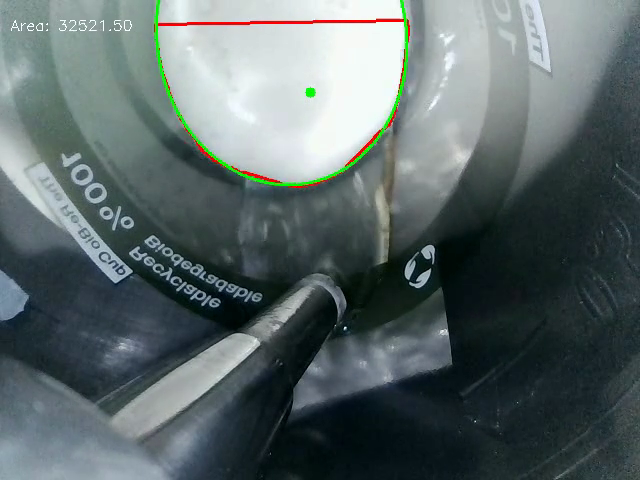
#> input picture frame 27 of output4e.mp4, 640 x 480 px, given in place of 4.mp4, which was not available
$ python video_ellipse_estimator2.py
#> lines starting #> are read from the running program, lines starting #| are printed output that depends on the picture; after the words box and inside, x2 and y2 are one past the last pixel; in counts of white or black regions, pixels touching at a corner belong together; pictures that were not available may be replaced by others from this repository, and a replacement may not be noted
### kmeans_test.py
# Configura la cartella delle immagini
image_folder = "frames5"  # Cambia con il percorso della tua cartella
points = 'points_to_crop.txt'
clusters = 2  # Numero di cluster per K-means

import cv2
import numpy as np
from sklearn.cluster import KMeans
from skimage.feature import local_binary_pattern
import matplotlib.pyplot as plt

def preprocess_and_segment(img, n_clusters=3):
    # Leggi l'immagine
    if img is None:
        raise ValueError("Impossibile leggere l'immagine")

    # Converti in scala di grigi
    gray = cv2.cvtColor(img, cv2.COLOR_BGR2GRAY)

    # 1. Aumenta il contrasto con CLAHE
    clahe = cv2.createCLAHE(clipLimit=2.0, tileGridSize=(8,8))
    img_clahe = clahe.apply(gray)

    # 2. Applica filtro bilaterale per ridurre il rumore preservando i bordi
    bilateral = cv2.bilateralFilter(img_clahe, 9, 75, 75)

    # 3. Calcola LBP per le texture
    radius = 1
    n_points = 8 * radius
    lbp = local_binary_pattern(gray, n_points, radius, method='uniform')

    # 4. Estrai canale V dallo spazio HSV
    hsv = cv2.cvtColor(img, cv2.COLOR_BGR2HSV)
    v_channel = hsv[:,:,2]

    # Normalizza tutte le features tra 0 e 1
    bilateral_norm = bilateral / 255.0
    lbp_norm = (lbp - lbp.min()) / (lbp.max() - lbp.min())
    v_norm = v_channel / 255.0

    # Combina le features
    h, w = gray.shape
    features = np.column_stack([
        bilateral_norm.reshape(-1),
        lbp_norm.reshape(-1),
        v_norm.reshape(-1)
    ])

    # Applica k-means
    kmeans = KMeans(n_clusters=n_clusters, random_state=42)
    labels = kmeans.fit_predict(features)

    # Riorganizza i labels in forma di immagine
    segmented = labels.reshape(h, w)

    # Identifica il cluster della schiuma (assumiamo sia il cluster più chiaro)
    cluster_means = []
    for i in range(n_clusters):
        cluster_mean = np.mean(bilateral_norm.reshape(-1)[labels == i])
        cluster_means.append((i, cluster_mean))

    # Ordina i cluster per luminosità media
    foam_cluster = max(cluster_means, key=lambda x: x[1])[0]

    # Crea maschera binaria per la schiuma
    foam_mask = (segmented == foam_cluster).astype(np.uint8) * 255

    return img, segmented, foam_mask

# [53 lines left out: functions visualize_results, main, not called in this run]

# Uso
# [3 lines that do not run on import are left out]

### video_ellipse_estimator2.py
import cv2
import numpy as np
import os
from kmeans import segment_image, find_largest_cluster_contours, isolate_foam, remove_region
from tqdm import tqdm
from kmeans_test import preprocess_and_segment
use_kmeans = False

# [14 lines left out: function load_and_preprocess_image, not called in this run]

def remove_region_from_edges(image, path):
    if not os.path.exists(path):
        return image

    with open(path, 'r') as file:
        points = [tuple(map(int, line.strip().split(','))) for line in file]

    height, width = image.shape
    bottom_left = (0, height)
    points.append(bottom_left)
    mask = np.zeros(image.shape, dtype=np.uint8)
    points = np.array(points, dtype=np.int32)
    cv2.fillPoly(mask, [points], 255)
    return cv2.bitwise_and(image, image, mask=~mask)

def find_inner_contour(edges, center, prev_contour=None, alpha=0.7, num_rays=360, window_size=50, history=None, history_length=5):
    height, width = edges.shape
    angles = np.linspace(0, 2 * np.pi, num_rays)
    candidate_points = []
    distances = []

    for angle in angles:
        found_point = False
        for r in range(1, min(width, height)):
            x = int(center[0] + r * np.cos(angle))
            y = int(center[1] + r * np.sin(angle))

            if 0 <= x < width and 0 <= y < height and edges[y, x] > 0:
                dist = np.sqrt((x - center[0])**2 + (y - center[1])**2)
                candidate_points.append([x, y])
                distances.append(dist)
                found_point = True
                break

        if not found_point:
            candidate_points.append(None)
            distances.append(None)

    final_points = []
    half_window = window_size // 2

    for i in range(len(candidate_points)):
        if candidate_points[i] is None:
            continue

        local_distances = [distances[idx] for j in range(-half_window, half_window + 1)
                           if (idx := (i + j) % len(distances)) is not None and distances[idx] is not None]

        if not local_distances:
            continue

        local_mean = np.mean(local_distances)
        local_std = np.std(local_distances)
        current_dist = distances[i]

        lower_threshold = local_mean - 1 * local_std / 2
        upper_threshold = local_mean + 1 * local_std

        if lower_threshold <= current_dist <= upper_threshold:
            final_points.append(candidate_points[i])

    if len(final_points) < 3:
        return prev_contour

    new_contour = np.array(final_points, dtype=np.int32).reshape((-1, 1, 2))

    if prev_contour is not None and prev_contour.shape == new_contour.shape:
        new_contour = (alpha * prev_contour + (1 - alpha) * new_contour).astype(np.int32)

    # Mantiene una storia dei contorni e ne calcola la media
    if history is not None:
        history.append(new_contour)
        if len(history) > history_length:
            history.pop(0)
        avg_contour = np.mean(np.array(history), axis=0).astype(np.int32)
        return avg_contour

    return new_contour


def calculate_contour_area(contour):
    if contour is None:
        return 0
    return cv2.contourArea(contour)

def move_center_smoothly(initial, final, step, total_steps):
    progress = step / total_steps
    easing = progress  # Movimento lineare
    new_x = int(initial[0] + (final[0] - initial[0]) * easing)
    new_y = int(initial[1] + (final[1] - initial[1]) * easing)
    return (new_x, new_y)

# [28 lines left out: functions find_kmeans_contour, remove_inner_contours, not called in this run]

def merge_contours(contours):
    merged = np.vstack(contours) if contours else np.array([])
    return merged.reshape((-1, 1, 2)) if merged.size else None

# [12 lines left out: function find_kmeans_contour, not called in this run]

def process_frame(frame, center, prev_contour, max_area):
    global use_kmeans
    #edges = load_and_preprocess_image(frame)

    original, segmented, foam_mask = preprocess_and_segment(frame, 3)
    edges = cv2.Canny(foam_mask, threshold1=30, threshold2=80)

    # Rimuovi i bordi che cadono dentro i punti nel file "points_to_crop.txt"
    mask = remove_region_from_edges(np.zeros_like(edges), "points_to_crop.txt")
    edges = cv2.bitwise_and(edges, edges, mask=~mask)  # Applica la maschera per rimuovere i bordi

    kernel = np.ones((3, 3), np.uint8)
    edges = cv2.dilate(edges, kernel, iterations=1)

    if use_kmeans:
        contours = find_kmeans_contour(frame)
        filtered_contours = remove_inner_contours(contours, mask)
        inner_contour = merge_contours(filtered_contours)
    else:
        inner_contour = find_inner_contour(edges, center, prev_contour)

    area = calculate_contour_area(inner_contour)
    output_img = cv2.cvtColor(edges, cv2.COLOR_GRAY2BGR)

    if area > 150000 and not use_kmeans:
        # use_kmeans = True
        pass

    if area < 0.5 * max_area:
        inner_contour = prev_contour
    else:
        max_area = max(area, max_area)

    if inner_contour is not None:
        cv2.drawContours(output_img, [inner_contour], -1, (0, 0, 255), 2)
        cv2.drawContours(frame, [inner_contour], -1, (0, 0, 255), 2)

        # Aggiungi il fitting dell'ellisse
        if len(inner_contour) >= 5:  # FitEllipse richiede almeno 5 punti
            ellipse = cv2.fitEllipse(inner_contour)
            cv2.ellipse(frame, ellipse, (0, 255, 0), 2)  # Disegna l'ellisse verde
            cv2.ellipse(output_img, ellipse, (0, 255, 0), 2)

    # Mostra l'area calcolata
    cv2.putText(frame, f"Area: {area:.2f}", (10, 30), cv2.FONT_HERSHEY_SIMPLEX, 0.5, (255, 255, 255), 1)
    cv2.circle(frame, center, 5, (0, 255, 0), -1)
    cv2.circle(output_img, center, 5, (0, 255, 0), -1)

    return frame, inner_contour, max_area


def process_video(video_path, output_path, initial_center, final_center):
#> called with video_path = 'videos/4.mp4', output_path = 'output4e.mp4', initial_center = (300, 65), final_center = (385, 269)
    cap = cv2.VideoCapture(video_path)
    if not cap.isOpened():
        print("Errore nell'apertura del video")
        return

    frame_width = int(cap.get(3))
    frame_height = int(cap.get(4))
    fps = int(cap.get(cv2.CAP_PROP_FPS))
    fourcc = cv2.VideoWriter_fourcc(*'XVID')
    temp_output = "temp.avi"
    out = cv2.VideoWriter(temp_output, fourcc, fps, (frame_width, frame_height))

    prev_contour = None
    max_area = 0  # Inizializza l'area massima
    frame_count = int(cap.get(cv2.CAP_PROP_FRAME_COUNT))

    # Progress bar con tqdm
    for step in tqdm(range(frame_count), desc="Elaborazione video", unit="frame"):
        ret, frame = cap.read()
        if not ret:
            break

        center = move_center_smoothly(initial_center, final_center, step, frame_count*0.9)
        processed_frame, prev_contour, max_area = process_frame(frame, center, prev_contour, max_area)
        out.write(processed_frame)
#> this loop made 31 passes; (reads points_to_crop.txt from the repository)
#> (area in process_frame, max_area, ellipse in process_frame) on passes 1 to 11: (31409.5, 31409.5, ((290.7, 95.87), (159.6, 271.1), 91.9)), (32839.5, 32839.5, ((287.4, 95.16), (168.3, 264.2), 90.58)), (32868, 32868, ((286.7, 97.4), (168.9, 261), 91.01)), (33966.5, 33966.5, ((287.1, 96.67), (172.6, 263), 90.15)), (34075.5, 34075.5, ((287, 98.17), (172.7, 266.9), 88.09)), (35928.5, 35928.5, ((286.9, 96.68), (179.1, 272.8), 89.48)), (35860.5, 35928.5, ((288.1, 96.98), (179.9, 267.3), 87.18)), (36810.5, 36810.5, ((288.2, 97.93), (183.9, 274.6), 86.78)), (37792.5, 37792.5, ((287.6, 94.35), (194.9, 273.9), 86.2)), (38038, 38038, ((285.6, 100.9), (182.6, 287.7), 81.76)), (39388, 39388, ((286.6, 97.82), (193.1, 282.6), 84.43))
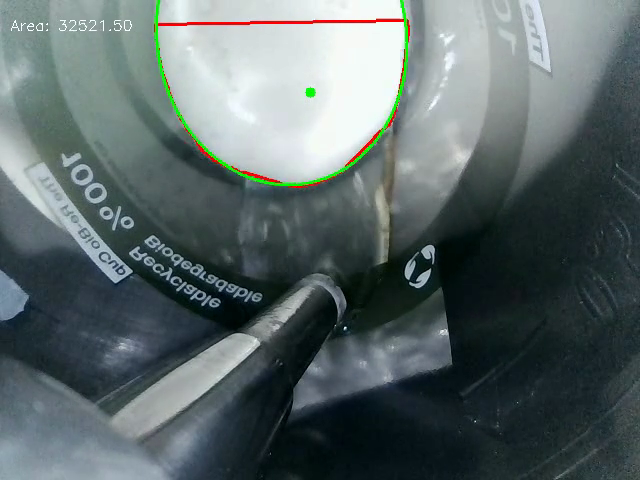
#> input picture frame 27 of output4e.mp4, 640 x 480 px, given in place of 4.mp4, which was not available
#> pass 1, in preprocess_and_segment, `img_clahe = clahe.apply(gray)`:
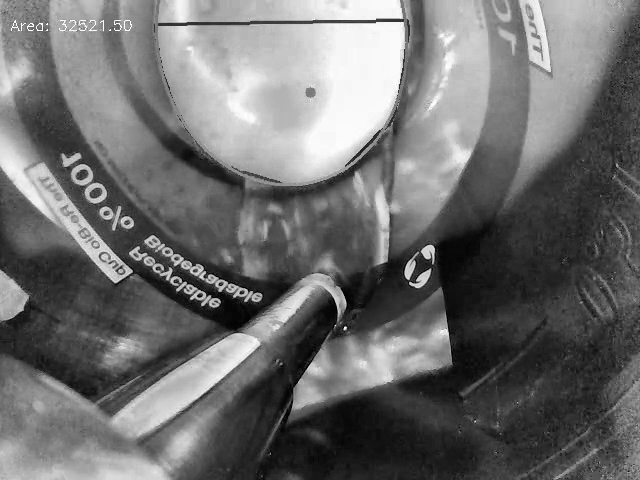
#> img_clahe: shape (480, 640); min 0, max 255, mean 109.7
#> pass 1, in preprocess_and_segment, `lbp = local_binary_pattern(gray, n_points, radius, method='uniform')`:
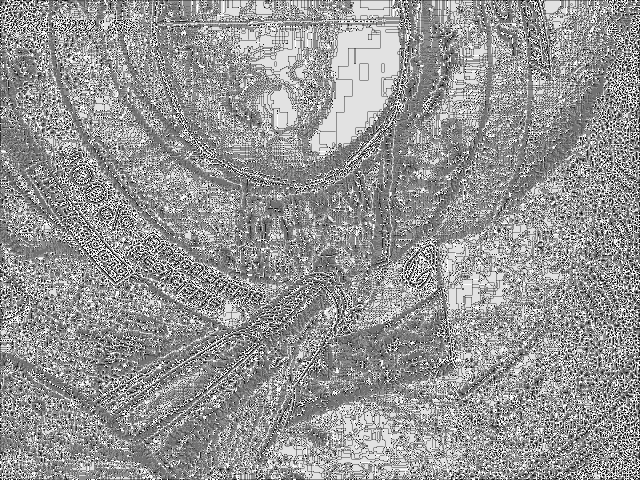
#> lbp: shape (480, 640) float64; min 0, max 9, mean 5.29; drawn with min black and max white
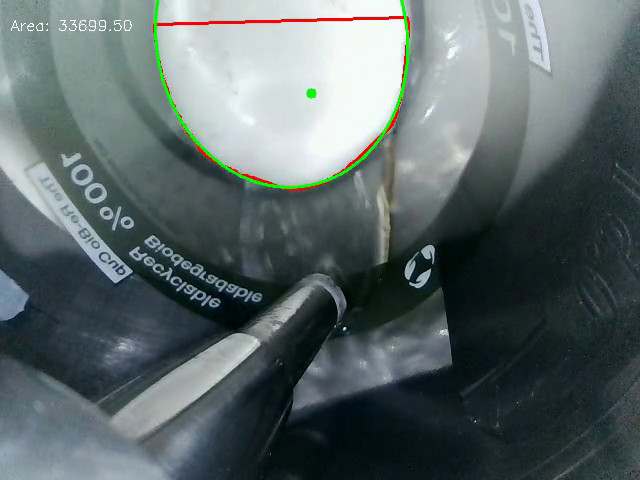
#> input picture frame 28 of output4e.mp4, 640 x 480 px, given in place of 4.mp4, which was not available
#> after the loop:
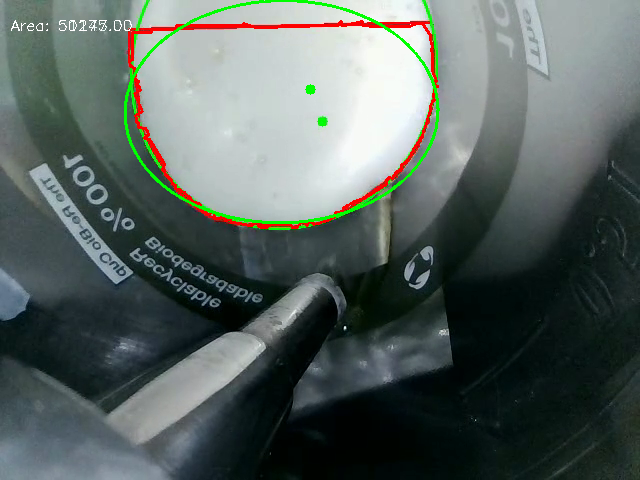
#> frame: shape (480, 640, 3); mean B, G, R 96, 99.8, 88.8
#> after the loop, prev_contour = contour of 228 points, box (x1, y1, x2, y2) (129, 21, 438, 228), area 50277

    cap.release()
    out.release()

    os.system(f"ffmpeg -i temp.avi -vcodec libx264 {output_path}")
    os.remove("temp.avi")
    print("Elaborazione completata. Video salvato in:", output_path)


def main():
    video_path = "videos/4.mp4"
    output_path = "output4e.mp4"
    initial_center = (300, 65)
    final_center = (385, 269)
    process_video(video_path, output_path, initial_center, final_center)

if __name__ == "__main__":
    main()
